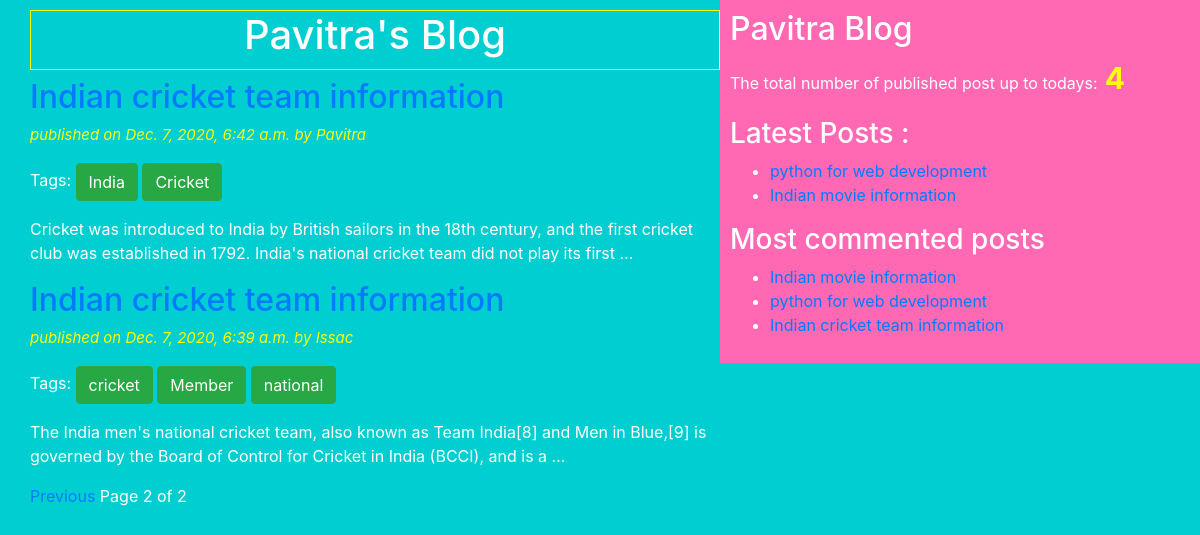
Screenshot of /?page=2 with the database file from the repository.
### blogapp/models.py (models this page shows, shortened)
class Post(models.Model):
	STATUS_CHOICES=(('draft','Draft'),('published','Published'))
	title = models.CharField(max_length=50)
	slug = models.SlugField(max_length=50,unique_for_date='publish')
	author=models.ForeignKey(User,related_name='blog_posts',on_delete=models.CASCADE)
	body = models.TextField()
	publish = models.DateTimeField(default=timezone.now)
	created = models.DateTimeField(auto_now_add=True)
	updated=models.DateTimeField(auto_now=True)
	status = models.CharField(max_length=50,choices=STATUS_CHOICES,default='draft')
	objects=CustomManager()
	tags=TaggableManager()
	class Meta:
		ordering=('-publish',)
	def get_absolute_url(self):
		return reverse('post_detail',args=[self.publish.year,self.publish.strftime('%m'),self.publish.strftime('%d'),self.slug])

### blogapp/views.py (the view)
# urls.py: path('',views.PostListView.as_view()),#paginator class url
class PostListView(ListView):
	model=Post
	paginate_by=2

### blogapp/models.py (called while the page is built)
	def get_queryset(self):
		return super().get_queryset().filter(status='published')

### blogapp/templatetags/blog_tags.py (called while the page is built)
@register.simple_tag(name='my_tag')
def total_posts():
	return Post.objects.count()

@register.inclusion_tag('blogapp/latest_posts.html')
def show_latest_posts():
	latest_posts=Post.objects.order_by('-publish')[:2]
	return {'latest_posts':latest_posts}

@register.simple_tag()
def get_most_commented_posts(count=3):
	return Post.objects.annotate(total_comments=Count('comments')).order_by('-total_comments')[:count]

### templates/blogapp/post_list.html (shortened to what this page needs)
{% extends "blogapp/base.html" %}
{% block content_block %}
	<h1>Pavitra's Blog</h1>
	{% for post in post_list %}
		<a href="{{ post.get_absolute_url }}"><h2>{{ post.title }}</h2></a>
		<p id="date">published on {{post.publish}} by {{post.author|title}}</p>
		<p>
			Tags:
			{% for tag in post.tags.all  %}
				<a href="{% url 'post_list_by_tag_name' tag.slug %}" class="btn btn-success"> {{tag.name}} </a>
			{% endfor %}
		</p>
		{{post.body|truncatewords:30|linebreaks}}
	{% endfor %}
		{% include "blogapp/paginator.html" with page=page_obj%}
{% endblock content_block %}

### templates/blogapp/base.html (shortened to what this page needs)
<!DOCTYPE html>
{% load blog_tags %}
{% load static %}
<html  lang="en" dir="ltr">
<head>
	<link rel="stylesheet" href="https://cdn.jsdelivr.net/npm/bootstrap@4.5.3/dist/css/bootstrap.min.css">
	<link rel="stylesheet" type="text/css" href="{% static "css/blog.css" %}">
</head>
<body>
	<div class="content">
		{% block content_block %}
		{% endblock content_block %}
	</div>
	<div class="sidebar">
		<h2>Pavitra Blog</h2>
		<p>The total number of published post up to todays:<span id="pcount"> {% my_tag %}</span></p>
		<h3>Latest Posts :</h3>{% show_latest_posts %}
		<h3>Most commented posts</h3>
		{% get_most_commented_posts as m_c_p%}
		<ul>
			{% for post in m_c_p %}
			<li><a href="{{ post.get_absolute_url }}">{{post.title}}</a></li>
			{% endfor %}
		</ul>
	</div>
</body>
</html>

### templates/blogapp/latest_posts.html
<ul>
	{% for post in latest_posts %}
		<li><a href="{{post.get_absolute_url}}">{{post.title}}</a></li>
	{% endfor %}
</ul>

### static/css/blog.css (style rules this page uses)
.content { width: 60%; float: left; padding: 10px 0 0 30px; background: rgb(0,206,209); height: 100%; }
.sidebar { width: 40%; float: right; padding: 10px; background: rgb(255,105,180); height: 100%; }
h1 { text-align: center; border: 1px solid yellow; padding-bottom: 10px; }
body { color: white; background-color: rgb(0,206,209); }
#date { color: yellow; font-size: 15px; font-style: italic; }
#pcount { font-size: 30px; color: yellow; font-weight: bold; }

### rows the page displays
Post: title "Indian cricket team information", publish "Dec. 7, 2020, 6:42 a.m.", author "Pavitra", body "Cricket was introduced to India by British sailors in the 18th century, and the first cricket club was established in 1792. India's national cricket team did not play its first …"
Tag: name "India"
Tag: name "Cricket"
Post: title "Indian cricket team information", publish "Dec. 7, 2020, 6:39 a.m.", author "Issac", body "The India men's national cricket team, also known as Team India[8] and Men in Blue,[9] is governed by the Board of Control for Cricket in India (BCCI), and is a …"
Tag: name "cricket"
Tag: name "Member"
Tag: name "national"
Post: title "python for web development"
Post: title "Indian movie information"

### other values shown
{{ page.number }} "2"
{{ page.paginator.num_pages }} "2"
